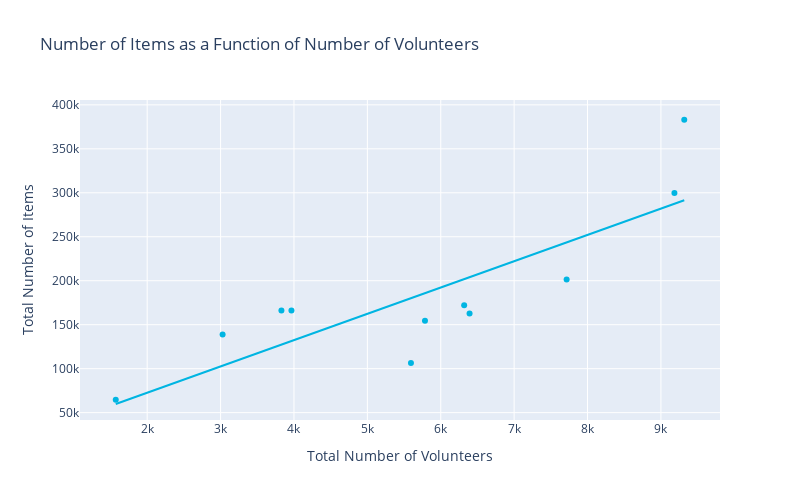

Write notebook code for a chart like this one.
### Markdown cell above
The bar plot looks pretty busy, and it's hard to compare sizes of different colors when they're stacked on top of each other. So let's try lines instead. But first, let's plot the number of items as a function of the number of volunteers, since it looks like they might be correlated. It makes sense that the more people are doing cleanup, the more things get cleaned up. We could multiply the number of hours of cleanup with the number of volunteers, but there seems to be some outliers in the Duration (hrs) data, so we'll skip that for now.

### Code cell
fig.data = []
fig = px.scatter(annual_data, 
                 x='Total Volunteers', 
                 y='Total Items', 
                 trendline="ols",
                 title="Number of Items as a Function of Number of Volunteers",
                )
fig.update_layout(
    autosize=False,
    width=800,
    height=500,
    yaxis_title='Total Number of Items',
    xaxis_title='Total Number of Volunteers',
)
fig.update_traces(marker_color=graphs.SOS_BLUE)
fig.show()

### Figure 1 — Plotly figure (JSON) as saved in the notebook; plotly's stock layout.template omitted (floating-point values rounded to 4 significant figures)
{"data": [{"hovertemplate": "Total Volunteers=%{x}<br>Total Items=%{y}<extra></extra>", "legendgroup": "", "marker": {"color": "#00b5e2", "symbol": "circle"}, "mode": "markers", "name": "", "orientation": "v", "showlegend": false, "type": "scatter", "x": [9184, 9318, 7715, 6319, 5594, 5785, 6392.0, 1572.0, 3028.0, 3829, 3966.0], "xaxis": "x", "y": [299700.0, 383100.0, 201536, 172271, 106400.0, 154500.0, 162879, 64610.0, 138900.0, 166222, 166200.0], "yaxis": "y"}, {"hovertemplate": "<b>OLS trendline</b><br>Total Items = 29.903 * Total Volunteers + 12849.1<br>R<sup>2</sup>=0.700371<br><br>Total Volunteers=%{x}<br>Total Items=%{y} <b>(trend)</b><extra></extra>", "legendgroup": "", "marker": {"color": "#00b5e2", "symbol": "circle"}, "mode": "lines", "name": "", "showlegend": false, "type": "scatter", "x": [1572.0, 3028.0, 3829, 3966.0, 5594, 5785, 6319, 6392.0, 7715, 9184, 9318], "xaxis": "x", "y": [59840.0, 103400.0, 127300.0, 131400.0, 180100.0, 185800.0, 201800.0, 204000.0, 243600.0, 287500.0, 291500.0], "yaxis": "y"}], "layout": {"autosize": false, "height": 500, "legend": {"tracegroupgap": 0}, "title": {"text": "Number of Items as a Function of Number of Volunteers"}, "width": 800, "xaxis": {"anchor": "y", "autorange": true, "domain": [0, 1], "range": [1084.0, 9805.0], "title": {"text": "Total Number of Volunteers"}, "type": "linear"}, "yaxis": {"anchor": "x", "autorange": true, "domain": [0, 1], "range": [41650.0, 405500.0], "title": {"text": "Total Number of Items"}, "type": "linear"}}}
